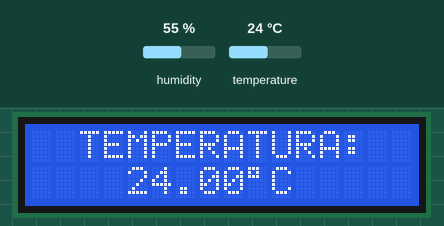
Bench run of a sketch on a simulated Arduino Uno, built with avr-gcc and run on an emulated ATmega328P. Parts: 16×2 character LCD. The test bench sets the inputs (shaded band); at power-on: temperature 24 °C, humidity 55 %.

Above: at 1.7 s.
1.8 s: temperature set to 28 °C
At 5.0 s:
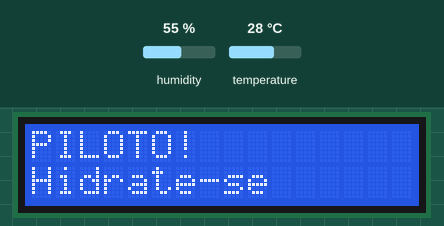
13.7 s: humidity set to 42 %
At 17.5 s:
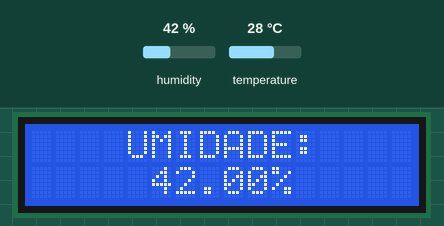
20.4 s: humidity set to 39 %
At 31.8 s:
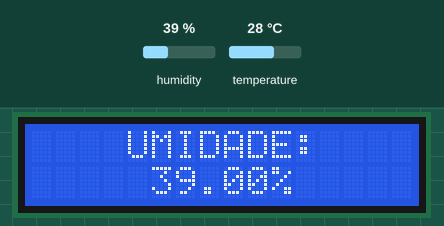
32.1 s: temperature set to 12 °C
At 33.8 s:
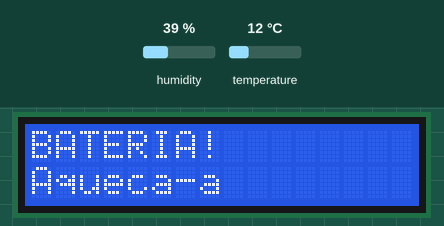
43.1 s: temperature set to 24.2 °C
49.8 s: temperature set to 25.3 °C
At 61.4 s:
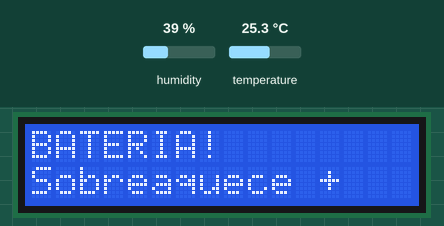
Timing chart, 0 to 62.9 s (numbered marks = the images above; inputs shaded):
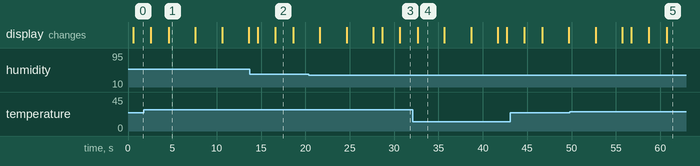

The sketch:

SIMULADOR-1.ino
```cpp
#include "DHT.h"
#include "LiquidCrystal.h"

#define DHTPIN 7
#define DHTTYPE DHT22

DHT dht(DHTPIN, DHTTYPE);
LiquidCrystal lcd(12, 11, 10, 5, 4, 3, 2);

void setup() {
  dht.begin();
  lcd.begin(16, 2);
  delay(500);
}

void loop() {
  analise();
  estrategia();
  delay(1000);
}

void analise() {
  float h = dht.readHumidity();
  float t = dht.readTemperature();

  if (isnan(h) || isnan(t)) {
    lcd.setCursor(0, 0);
    lcd.print("Erro ao ler");
    lcd.setCursor(0, 1);
    lcd.print("sensor DHT!");
    return;
  }

  lcd.setCursor(2, 0);
  lcd.print("TEMPERATURA:");
  lcd.setCursor(4, 1);
  lcd.print(t);
  lcd.print((char)223);
  lcd.print("C");

  delay(2000);
  lcd.clear();

  lcd.setCursor(4, 0);
  lcd.print("UMIDADE:");
  lcd.setCursor(5, 1);
  lcd.print(h);
  lcd.print("%");

  delay(2000);
  lcd.clear();
}

void estrategia() {
  float h = dht.readHumidity();
  float t = dht.readTemperature();

  if (isnan(h) || isnan(t)) {
    lcd.setCursor(0, 0);
    lcd.print("Erro ao ler");
    lcd.setCursor(0, 1);
    lcd.print("sensor DHT");
    return;
  }


  if ((t >= 25 && t <= 40) && (h >= 0 && h <= 40)) {
    lcd.setCursor(0, 0);
    lcd.print("BATERIA!");
    lcd.setCursor(0, 1);
    lcd.print("Sobreaquece +");
    delay(3000);
    lcd.clear();

    lcd.setCursor(0, 0);
    lcd.print("PNEUS!");
    lcd.setCursor(0, 1);
    lcd.print("Desgastam +");
    delay(3000);
    lcd.clear();

    lcd.setCursor(0, 0);
    lcd.print("Minimize carga");
    lcd.setCursor(0, 1);
    lcd.print("e ajuste o ritmo");
    delay(3000);
    lcd.clear();


  } else if ((t >= 25 && t <= 40) && (h >= 40 && h <= 70)) {
    lcd.setCursor(0, 0);
    lcd.print("PILOTO!");
    lcd.setCursor(0, 1);
    lcd.print("Hidrate-se");
    delay(3000);
    lcd.clear();

    lcd.setCursor(0, 0);
    lcd.print("VENTILACAO!");
    lcd.setCursor(0, 1);
    lcd.print("Ative o sistema");
    delay(3000);
    lcd.clear();

    lcd.setCursor(0, 0);
    lcd.print("Procure ajuste");
    lcd.setCursor(0, 1);
    lcd.print("de resfriamento");
    delay(3000);
    lcd.clear();


  } else if ((t >= 0 && t <= 25) && (h >= 0 && h <= 40)) {
    lcd.setCursor(0, 0);
    lcd.print("BATERIA!");
    lcd.setCursor(0, 1);
    lcd.print("Aqueca-a");
    delay(3000);
    lcd.clear();

    lcd.setCursor(0, 0);
    lcd.print("PNEUS!");
    lcd.setCursor(0, 1);
    lcd.print("Aqueca-os");
    delay(3000);
    lcd.clear();

    lcd.setCursor(0, 0);
    lcd.print("Mapear motor e");
    lcd.setCursor(0, 1);
    lcd.print("aquecer o carro");
    delay(3000);
    lcd.clear();


  } else if ((t >= 0 && t <= 25) && (h >= 40 && h <= 70)) {
    lcd.setCursor(0, 0);
    lcd.print("PISTA!");
    lcd.setCursor(0, 1);
    lcd.print("Escorregadia");
    delay(3000);
    lcd.clear();

    lcd.setCursor(0, 0);
    lcd.print("BATERIA!");
    lcd.setCursor(0, 1);
    lcd.print("Aqueca-a");
    delay(3000);
    lcd.clear();

    lcd.setCursor(0, 0);
    lcd.print("Conduza-se");
    lcd.setCursor(0, 1);
    lcd.print("suavemente");
    delay(3000);
    lcd.clear();


  } else {
    lcd.setCursor(0, 0);
    lcd.print("CONDICOES");
    lcd.setCursor(0, 1);
    lcd.print("EXTREMAS!");
    delay(3000);
    lcd.clear();

    lcd.setCursor(0, 0);
    lcd.print("CORRIDA");
    lcd.setCursor(0, 1);
    lcd.print("CANCELADA");
    delay(3000);
    lcd.clear();
  }
}
```

Measured:
- the behaviour switches between 24.9 and 25 °C on temperature (found by bisection; images 4 and 5)
- after the input at 1.8 s, the display: first differs from a run without the input after 2.8 s (image 1)
- after the input at 32.1 s, the display: changes after 0.56 s (image 4)
- what the display in image 1 shows lasts 3.0 s, from 4.6 s to 7.6 s
- what the display in image 2 shows lasts 2.0 s, from 16.6 s to 18.6 s
